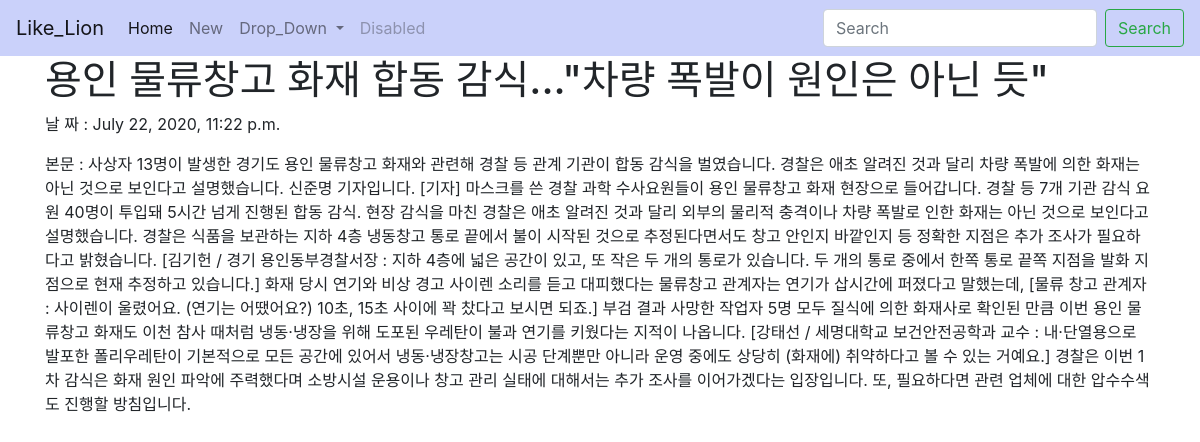
Screenshot of /news_blog/1 with the database file from the repository.
### blogapp/models.py (models this page shows, shortened)
class Blog(models.Model):
    title = models.CharField(max_length=200)
    pub_date = models.DateTimeField('date published')
    body = models.TextField()

### blogapp/views.py (the view)
# urls.py: path('news_blog/<int:blog_id>', blogapp.views.detail, name="detail"),
def detail(request, blog_id):
    blog_detail = get_object_or_404(Blog, pk=blog_id)
    return render(request, 'detail.html', {'details': blog_detail})

### blogapp/templates/detail.html
{% extends 'base.html' %}
{% block contents %}
<body>
    <div class="container">
  <h1> {{details.title}}</h1>
<p> 날 짜 : {{details.pub_date}}</p>
<p>본문 : {{details.body}}</p>
</div>
  </body>
{% endblock %}

### rows the page displays
Blog: title "용인 물류창고 화재 합동 감식...\"차량 폭발이 원인은 아닌 듯\"", pub_date "July 22, 2020, 11:22 p.m.", body "사상자 13명이 발생한 경기도 용인 물류창고 화재와 관련해 경찰 등 관계 기관이 합동 감식을 벌였습니다. 경찰은 애초 알려진 것과 달리 차량 폭발에 의한 화재는 아닌 것으로 보인다고 설명했습니다. 신준명 기자입니다. [기자] 마스크를 쓴 경찰 과학 수사요원들이 용인 물류창고 화재 현장으로 들어갑니다. 경찰 등 7개 기관 감식 요원 40명이 투입돼 5시간 넘게 진행된 합동 감식. 현장 감식을 마친 경찰은 애초 알려진 것과 달리 외부의 물리적 충격이나 차량 폭발로 인한 화재는 아닌 것으로 보인다고 설명했습니다. 경찰은 식품을 보관하는 지하 4층 냉동창고 통로 끝에서 불이 시작된 것으로 추정된다면서도 창고 안인지 바깥인지 등 정확한 지점은 추가 조사가 필요하다고 밝혔습니다. [김기헌 / 경기 용인동부경찰서장 : 지하 4층에 넓은 공간이 있고, 또 작은 두 개의 통로가 있습니다. 두 개의 통로 중에서 한쪽 통로 끝쪽 지점을 발화 지점으로 현재 추정하고 있습니다.] 화재 당시 연기와 비상 경고 사이렌 소리를 듣고 대피했다는 물류창고 관계자는 연기가 삽시간에 퍼졌다고 말했는데, [물류 창고 관계자 : 사이렌이 울렸어요. (연기는 어땠어요?) 10초, 15초 사이에 꽉 찼다고 보시면 되죠.] 부검 결과 사망한 작업자 5명 모두 질식에 의한 화재사로 확인된 만큼 이번 용인 물류창고 화재도 이천 참사 때처럼 냉동·냉장을 위해 도포된 우레탄이 불과…"
